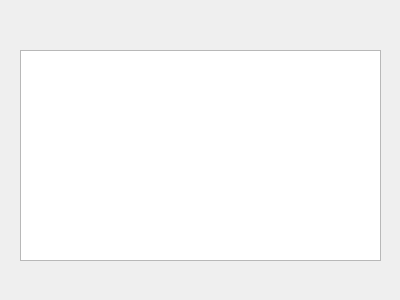
<?xml version="1.0" encoding="UTF-8"?>
<ui version="4.0">
 <class>viewTotal</class>
 <widget class="QDialog" name="viewTotal">
  <property name="geometry">
   <rect>
    <x>0</x>
    <y>0</y>
    <width>400</width>
    <height>300</height>
   </rect>
  </property>
  <property name="windowTitle">
   <string>Dialog</string>
  </property>
  <widget class="QTableWidget" name="tableWidget">
   <property name="geometry">
    <rect>
     <x>20</x>
     <y>50</y>
     <width>361</width>
     <height>211</height>
    </rect>
   </property>
  </widget>
 </widget>
 <resources/>
 <connections/>
</ui>
